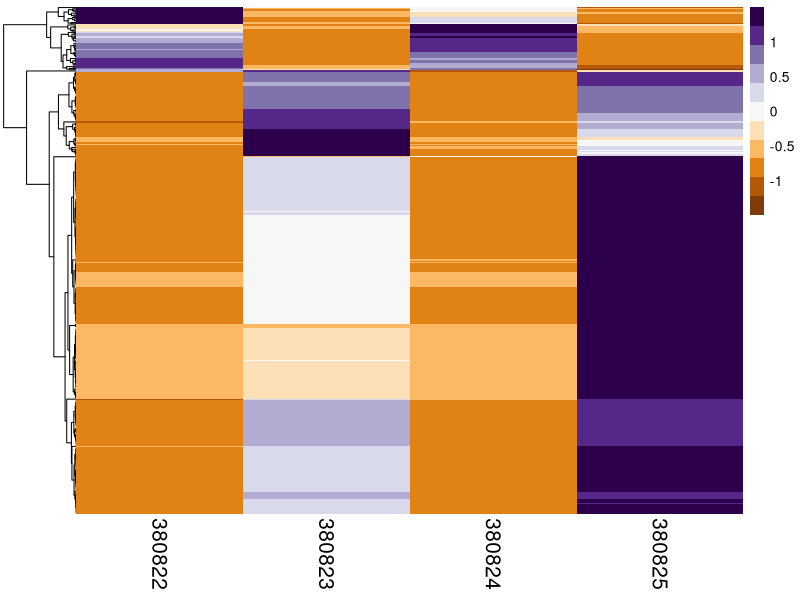
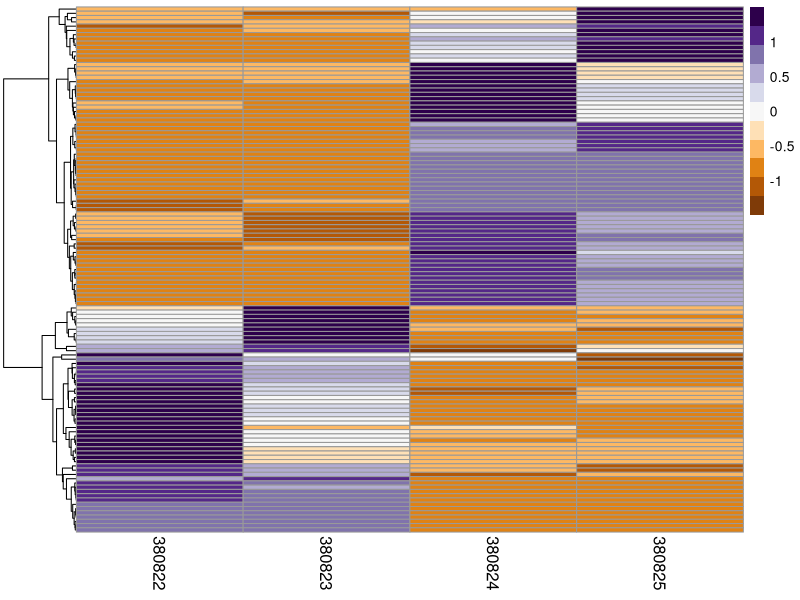
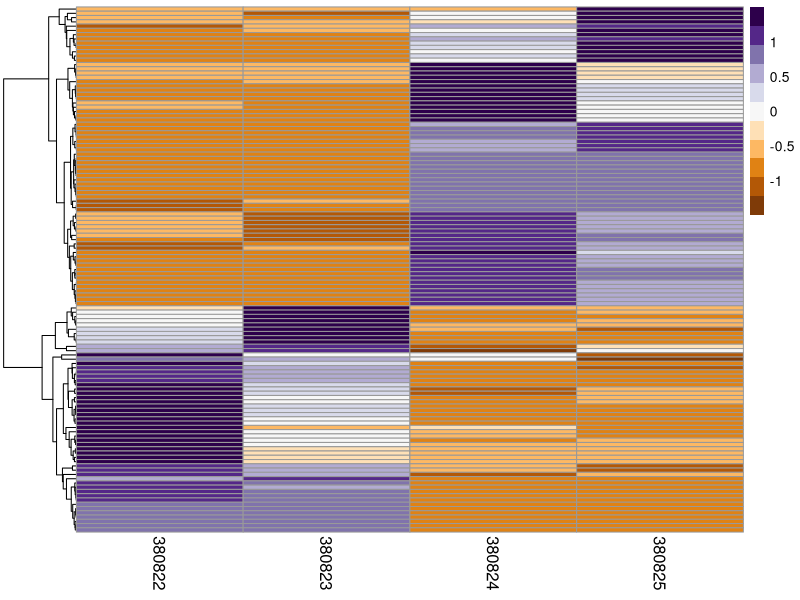
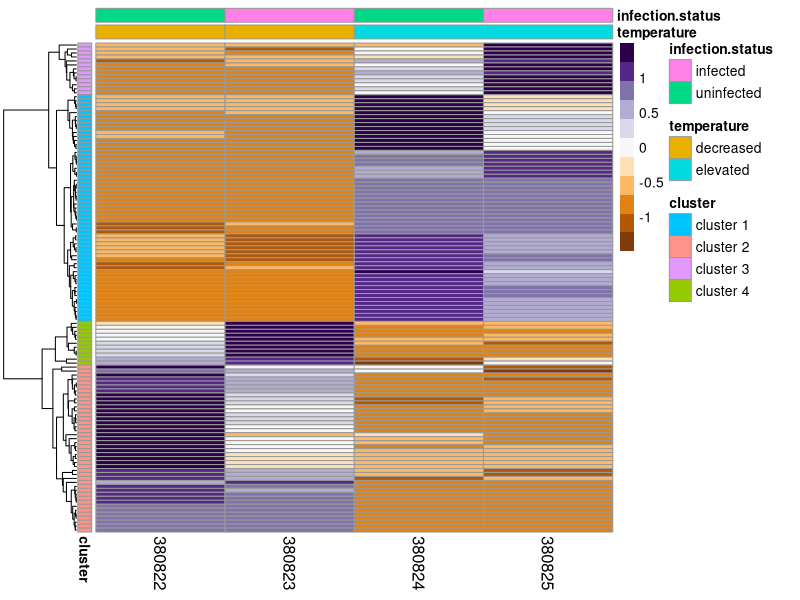

Write the R code that produced these figures, in order.
## ---- chunk 1
library(tidyverse)
library(pheatmap)
library(RColorBrewer)
library(data.table)
## ---- chunk 2
degs_inftemp <- read.delim("../analyses/DESeq2/DEGlist-inf-temp-counts.tab", sep = '\t')
head(degs_inftemp)
## ---- chunk 3
degs_contrast.temp <- read.delim("../analyses/DESeq2/DEGlist-contrast-temp-counts.tab", sep = '\t')
head(degs_contrast.temp)
## ---- chunk 4
heatmapPurpleOrange <- RColorBrewer::brewer.pal(11, "PuOr")
## ---- chunk 5
rownames(degs_inftemp) <- degs_inftemp$Trinity_ID #set Trinity IDs as rownames
inftemp.heatmap <- degs_inftemp[,-1] #remove redundant column
head(inftemp.heatmap)
## ---- chunk 6
inftemp.heatmap <- select(inftemp.heatmap, "X380822_cold_uninfected", "X380823_cold_infected", "X380824_warm_uninfected", "X380825_warm_infected")
head(inftemp.heatmap)
## ---- chunk 7
colnames(inftemp.heatmap) <- c("380822", "380823", "380824", "380825")
head(inftemp.heatmap)
## ---- chunk 8
noz_inftemp.heatmap <- inftemp.heatmap[rowSums(inftemp.heatmap[, -1] >0) !=0, ]
head(noz_inftemp.heatmap)
## ---- chunk 9
pheatmap(noz_inftemp.heatmap, scale = "row", cluster_row = TRUE, cluster_cols = FALSE, clustering_distance_rows = "euclidean", clustering_method = "average", show_rownames = FALSE, show_colnames = TRUE, treeheight_col = 80, legend = TRUE, color = heatmapPurpleOrange, fontsize_col = 15, fontsize_row = 12)
## ---- chunk 10
rownames(degs_contrast.temp) <- degs_contrast.temp$Trinity_ID #set Trinity IDs as rownames
contrasttemp.heatmap <- degs_contrast.temp[,-1] #remove redundant column
head(contrasttemp.heatmap)
## ---- chunk 11
contrasttemp.heatmap <- select(contrasttemp.heatmap, "X380822_cold_uninfected", "X380823_cold_infected", "X380824_warm_uninfected", "X380825_warm_infected")
head(contrasttemp.heatmap)
## ---- chunk 12
colnames(contrasttemp.heatmap) <- c("380822", "380823", "380824", "380825")
head(contrasttemp.heatmap)
## ---- chunk 13
noz_contrasttemp.heatmap <- contrasttemp.heatmap[rowSums(contrasttemp.heatmap[, -1] >0) !=0, ]
head(noz_contrasttemp.heatmap)
## ---- chunk 14
pheatmap(noz_contrasttemp.heatmap, scale = "row", cluster_row = TRUE, cluster_cols = FALSE, clustering_distance_rows = "euclidean", clustering_method = "average", show_rownames = FALSE, show_colnames = TRUE, treeheight_col = 80, legend = TRUE, color = heatmapPurpleOrange, fontsize_col = 12, fontsize_row = 12)
## ---- chunk 15
results <- pheatmap(noz_contrasttemp.heatmap, scale = "row", cluster_row = TRUE, cluster_cols = FALSE, clustering_distance_rows = "euclidean", clustering_method = "average", show_rownames = FALSE, show_colnames = TRUE, treeheight_col = 80, legend = TRUE, color = heatmapPurpleOrange, fontsize_col = 12, fontsize_row = 12)
## ---- chunk 16
inftemp.clust <- cbind(noz_contrasttemp.heatmap,
                   cluster = cutree(results$tree_row,
                                     k = 4))
head(inftemp.clust)
## ---- chunk 17
clusters <- select(inftemp.clust, "cluster")
head(clusters)
## ---- chunk 18
clusters <- data.frame(cluster = ifelse(clusters == 1, "cluster 1", ifelse(clusters == 2, "cluster 2", ifelse(clusters == 3, "cluster 3", "cluster 4"))))
head(clusters)
## ---- chunk 19
sample_col <- data.frame(temperature = c("decreased", "decreased", "elevated", "elevated"))
row.names(sample_col) <-colnames(noz_contrasttemp.heatmap)
sample_col
## ---- chunk 20
sample_col$infection.status <- c("uninfected", "infected", "uninfected", "infected")
sample_col
## ---- chunk 21
pheatmap(noz_contrasttemp.heatmap, scale = "row", cluster_row = TRUE, cluster_cols = FALSE, clustering_distance_rows = "euclidean", clustering_method = "average", annotation_row = clusters, annotation_col = sample_col, show_rownames = FALSE, show_colnames = TRUE, treeheight_col = 80, legend = TRUE, color = heatmapPurpleOrange, fontsize_col = 12, fontsize_row = 12)
